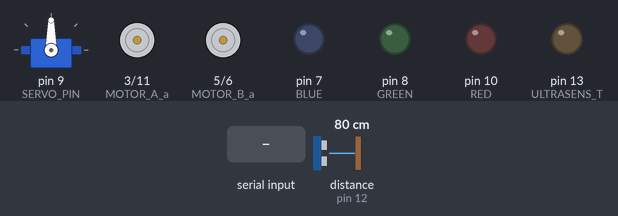
A sketch run on a simulated Arduino Uno, built with avr-gcc and run on an emulated ATmega328P. On the bench: servo, motor-driver pin pairs drawn as motors (green arrow = first pin HIGH = forward, orange = second pin HIGH = backward, longer = more drive), output pins drawn as LEDs (lit = HIGH). The test bench sets the inputs (shaded band); at power-on: distance to the obstacle (sensor on pin 12) 80 cm. The echo pulse lasts 58.3 µs per cm; what the sketch prints to the serial monitor is not drawn.

Above: at 2.2 s.
2.3 s: "y" received over Serial
At 3.5 s:
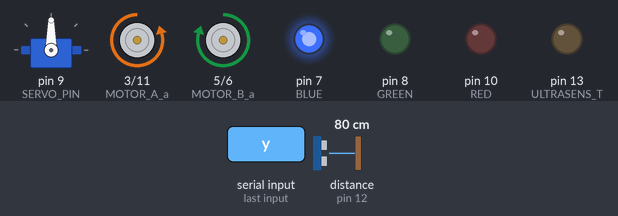
3.8 s: distance to the obstacle (sensor on pin 12) set to 33 cm
At 5.0 s:
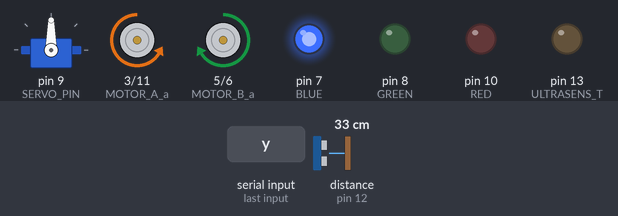
5.3 s: distance to the obstacle (sensor on pin 12) set to 27 cm
At 6.6 s:
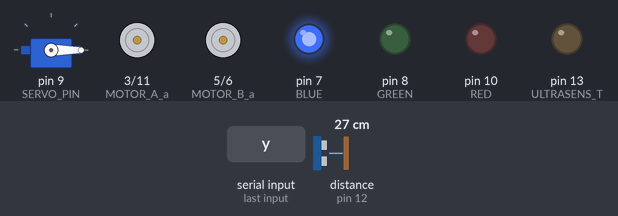
8.3 s: "m" received over Serial
At 9.8 s:
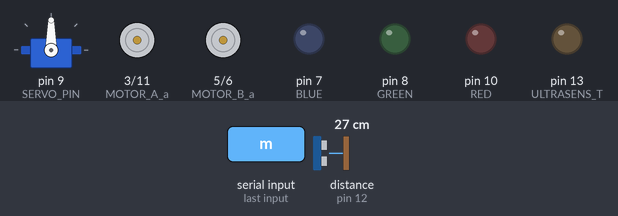
10.1 s: "w" received over Serial
At 10.7 s:
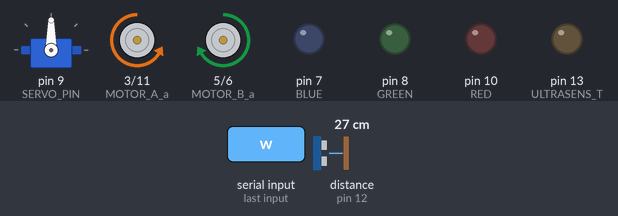
11.6 s: "l" received over Serial
At 13.0 s:
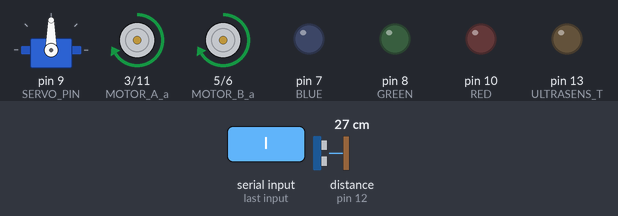
Timing chart, 0 to 14.1 s (numbered marks = the images above; inputs shaded):
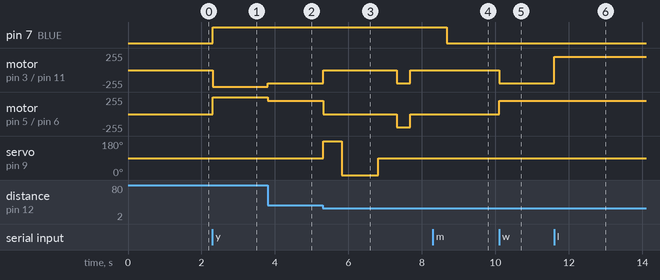

The sketch:

totalWall_E.ino
```cpp
#include <Servo.h>     //서보모터 제어함수용 헤더

#define MOTOR_A_a 3     //모터A의 +출력핀은 3번핀입니다
#define MOTOR_A_b 11    //모터A의 -출력핀은 11번핀입니다
#define MOTOR_B_a 5     //모터B의 +출력핀은 5번핀입니다
#define MOTOR_B_b 6     //모터B의 -출력핀은 6번핀입니다
#define MOTOR_SPEED 200 //모터의 기준속력입니다(0~255) 기준속력 변경시 제자리 회전 시간 변경이 필요합니다.
#define ULTRASENS_T 13  //초음파센서 트리거 출력핀은 13번핀입니다.
#define ULTRASENS_E 12  //초음파센서 에코 입력핀은 12번핀입니다.
#define SERVO_PIN 9     //서보모터 제어용 출력핀은 9번핀 입니다.
#define TURN90  360     //제자리 90도 회전 Delay

//////led 부분
#define RED 10
#define GREEN 8
#define BLUE 7

/////

Servo servo;           //서보 제어용 변수 선언

unsigned char m_a_spd = 0, m_b_spd = 0; //모터의 속력을 저장하는 전역변수
boolean m_a_dir = 0, m_b_dir = 0; //모터의 방향을 결정하는 전역변수

//////////////////////////////
int select = 0;
int auto_drive = 0;
char cmd = 0;
//////////////////////////////
void setup()
{
  //모터 제어 핀들을 출력으로 설정합니다.
  pinMode(MOTOR_A_a, OUTPUT);
  pinMode(MOTOR_A_b, OUTPUT);
  pinMode(MOTOR_B_a, OUTPUT);
  pinMode(MOTOR_B_b, OUTPUT);

  servo.attach(SERVO_PIN);      //서보 제어핀 선언

  pinMode(ULTRASENS_T, OUTPUT);   //초음파센서 트리거핀을 출력모드로 설정합니다.
  pinMode(ULTRASENS_E, INPUT);    //초음파센서 에코핀을 입력모드로 설정합니다.
  digitalWrite(ULTRASENS_T, LOW); //초음파센서 트리거핀 LOW로 초기화

  servo_drive(90);              //서보모터 초기 각도를 90도로 설정합니다.

  Serial.begin(9600); //시리얼 통신 초기화
  Serial.println("Hello!"); //터미널 작동 확인용 문자열

  /////////////////led부분
  pinMode(RED, OUTPUT);
  pinMode(GREEN, OUTPUT);
  pinMode(BLUE, OUTPUT);
  //자동운전은 파란색
  //수동운전은 off상태였다가 플래시 버튼 누르면 하얀색 빛이 나오게.


  ////////////////led 부분

  delay(1000);        //1초간 작동대기
}

void loop()
{


  unsigned char bt_cmd = 0;   //명령어 저장용 문자형 변수
  //Serial.println("start");
  if (Serial.available())   //데이터가 입력되었을 때
  {
    bt_cmd = Serial.read(); //변수에 입력된 데이터 저장
    cmd = bt_cmd;
    if (cmd == 'y')
    {
      Serial.println("자동주행진입");
      select = 20; //자동주행 진입용
      digitalWrite(RED, 0);
      digitalWrite(BLUE, 1);
      digitalWrite(GREEN, 0);
    }
    else if (cmd == 'm')
    {
      Serial.println("수동주행진입");
      m_a_dir = 0;  //모터A 정방향
      m_b_dir = 0;  //모터B 정방향
      m_a_spd = 0;  //모터A의 정지
      m_b_spd = 0;  //모터B의 정지

      select = 30; //메뉴얼 진입용.
      digitalWrite(RED, 0);
      digitalWrite(BLUE, 0);
      digitalWrite(GREEN, 0);
    }
    // Serial.write(bt_cmd);
    // Serial.println(cmd);
  }
  compare();//입력된 데이터에 따라 모터에 입력될 변수를 조정하는 함수
  motor_drive();  //모터를 구동하는 함수
}

void compare() {
  if (select == 20) {
    dodgewall_val();

  }
  else if (select == 30) {
    rc_ctrl_val(cmd);
  }
}

void dodgewall_val() //입력된 데이터에 따라 모터에 입력될 변수를 조정하는 함수
{
  long distance = 0, distance_r = 0, distance_l = 0; //전방, 좌/우의 거리 변수 선언
  distance = howclose();  //전방 거리측정
  if (distance > 60)      //전방 거리가 60cm 초과일때 빠르게 전진
  {
    m_a_dir = 0;  //모터A 정방향
    m_b_dir = 0;  //모터B 정방향
    m_a_spd = constrain(MOTOR_SPEED + 50, 0, 255); //모터A의 속력값 빠르게 조정
    m_b_spd = constrain(MOTOR_SPEED + 50, 0, 255); //모터B의 속력값 빠르게 조정
  }
  else if (distance > 30) //전방 거리가 30cm 초과일때 보통 속도로 전진
  {
    m_a_dir = 0;  //모터A 정방향
    m_b_dir = 0;  //모터B 정방향
    m_a_spd = MOTOR_SPEED;  //모터A의 속력값 조정
    m_b_spd = MOTOR_SPEED;  //모터B의 속력값 조정
  }
  else  //전방 거리가 30cm 이하일때 장애물 회피
  {
    m_a_dir = 0;      //모터A 정방향
    m_b_dir = 0;      //모터B 정방향
    m_a_spd = 0;      //모터A 정지
    m_b_spd = 0;      //모터B 정지
    motor_drive();    //모터 정지상태 반영
    servo_drive(180); //서보모터를 왼쪽으로 회전
    delay(500);       //서보 회전시간 대기
    distance_l = howclose();  //왼쪽 거리측정
    servo_drive(0);   //서보모터를 오른쪽으로 회전
    delay(1000);      //서보 회전시간 대기
    distance_r = howclose();  //오른쪽 거리측정
    servo_drive(90);  //서보모터를 전방으로 회전
    delay(500);       //서보 회전시간 대기
    if (distance_r < 20 && distance_l < 20) //좌우 거리가 20cm미만일 경우 우회전으로 뒤로 돌기
    {
      m_a_dir = 0;    //모터A 정방향
      m_b_dir = 1;    //모터B 역방향
      m_a_spd = MOTOR_SPEED;  //모터A의 속력값 조정
      m_b_spd = MOTOR_SPEED;  //모터B의 속력값 조정
      motor_drive();    //모터 회전상태 반영
      delay(TURN90 * 2); //뒤로 도는 시간
    }
    else if (distance_r >= distance_l) //오른쪽 거리가 왼쪽 거리 이상일 때 우회전
    {
      m_a_dir = 0;    //모터A 정방향
      m_b_dir = 1;    //모터B 역방향
      m_a_spd = MOTOR_SPEED;  //모터A의 속력값 조정
      m_b_spd = MOTOR_SPEED;  //모터B의 속력값 조정
      motor_drive();  //모터 회전상태 반영
      delay(TURN90);  //90도 우회전 시간
    }
    else  //왼쪽 거리가 오른쪽 거리 초과일 때 좌회전
    {
      m_a_dir = 1;  //모터A 역방향
      m_b_dir = 0;  //모터B 정방향
      m_a_spd = MOTOR_SPEED;  //모터A의 속력값 조정
      m_b_spd = MOTOR_SPEED;  //모터B의 속력값 조정
      motor_drive();  //모터 회전상태 반영
      delay(TURN90);  //90도 좌회전 시간
    }
    m_a_dir = 0;    //모터A 역방향
    m_b_dir = 0;    //모터B 정방향
    m_a_spd = 0;    //모터A의 속력값 조정
    m_b_spd = 0;    //모터B의 속력값 조정
    motor_drive();  //모터 정지상태 반영
    delay(1000);    //정지 상태로 잠시 대기
  }
}
void led_move(void) {
  digitalWrite(RED, 0);
  digitalWrite(BLUE, 0);
  digitalWrite(GREEN, 1);
}
void led_off(void) {
  digitalWrite(RED, 0);
  digitalWrite(BLUE, 0);
  digitalWrite(GREEN, 0);
}
int count = 0;
void rc_ctrl_val(unsigned char cmd) //입력된 데이터에 따라 모터에 입력될 변수를 조정하는 함수
{
  boolean onoff = true;
  if (cmd == 'w') //'w'가 입력되었을 때, 전진
  {
    m_a_dir = 0;  //모터A 정방향
    m_b_dir = 0;  //모터B 정방향
    m_a_spd = MOTOR_SPEED;  //모터A의 속력값 조정
    m_b_spd = MOTOR_SPEED;  //모터B의 속력값 조정
  }
  else if (cmd == 'l') //'a'가 입력되었을 때, 제자리 좌회전
  {
    m_a_dir = 1;  //모터A 역방향
    m_b_dir = 0;  //모터B 정방향
    m_a_spd = MOTOR_SPEED;  //모터A의 속력값 조정
    m_b_spd = MOTOR_SPEED;  //모터B의 속력값 조정
  }
  else if (cmd == 'r') //'d'가 입력되었을 때, 제자리 우회전
  {
    m_a_dir = 0;  //모터A 정방향
    m_b_dir = 1;  //모터B 역방향
    m_a_spd = MOTOR_SPEED;  //모터A의 속력값 조정
    m_b_spd = MOTOR_SPEED;  //모터B의 속력값 조정
  }
  else if (cmd == 'b') //'s'가 입력되었을 때, 후진
  {
    m_a_dir = 1;  //모터A 역방향
    m_b_dir = 1;  //모터B 역방향
    m_a_spd = MOTOR_SPEED;  //모터A의 속력값 조정
    m_b_spd = MOTOR_SPEED;  //모터B의 속력값 조정
  }
  else if (cmd == 'x')
  {
    //Serial.println("stop");
    m_a_dir = 0;  //모터A 정방향
    m_b_dir = 0;  //모터B 정방향
    m_a_spd = 0;  //모터A의 정지
    m_b_spd = 0;  //모터B의 정지
  }
  else if (cmd == 'f')
  {
    Serial.println("f 접근 - "+count);
    if (Serial.available()) {
      if (onoff == true) {
        count++;
        onoff = false;
        Serial.println("접근");
        if (count == 1) {
          led_move();
          Serial.println("켜짐");
        }
        else if (count == 2) {
          led_off();
          count = 0;
          Serial.println("꺼짐");
        }
      }
    }
    else if (onoff == false) {
      onoff = true;
      Serial.println("손땜.");
    }
  }
  else {
    // Serial.println("몬들어감");
  }
}

long howclose() //초음파 센서 거리측정 함수
{
  long duration = 0, distance = 0;  //echo펄스 도달시간 변수와 거리 변수 선언
  digitalWrite(ULTRASENS_T, HIGH);  //Trig 핀 HIGH로 변경하여 신호 발생
  delayMicroseconds(10);            //10us 유지
  digitalWrite(ULTRASENS_T, LOW);   //Trig 핀 LOW로 초기화
  duration = pulseIn(ULTRASENS_E, HIGH);  //pulseIn함수가 호출되고 펄스가 입력될 때까지의 시간. us단위로 값을 리턴.
  distance = duration / 29 / 2;     //센치미터로 환산
  Serial.print(distance);          //시리얼모니터에 거리값 출력
  Serial.print("cm");              //단위 출력
  Serial.println();                //줄바꿈
  return distance;                  //측정 거리값 리턴
}


void motor_drive()  //모터를 구동하는 함수
{
  if (m_a_dir == 0)
  {
    digitalWrite(MOTOR_A_a, LOW);     //모터A+ LOW
    analogWrite(MOTOR_A_b, m_a_spd);  //모터A-의 속력을 PWM 출력
  }
  else
  {
    analogWrite(MOTOR_A_a, m_a_spd);  //모터A+의 속력을 PWM 출력
    digitalWrite(MOTOR_A_b, LOW);     //모터A- LOW
  }
  if (m_b_dir == 1)
  {
    digitalWrite(MOTOR_B_a, LOW);     //모터B+ LOW
    analogWrite(MOTOR_B_b, m_b_spd);  //모터B-의 속력을 PWM 출력
  }
  else
  {
    analogWrite(MOTOR_B_a, m_b_spd);  //모터B+의 속력을 PWM 출력
    digitalWrite(MOTOR_B_b, LOW);     //모터B- LOW
  }
}

void servo_drive(unsigned char deg) //서보모터를 구동하는 함수
{
  deg = constrain(deg, 0, 180); //구동범위를 0도에서 180도로 제한
  servo.write(deg);             //제한된 범위로 서보모터 구동
}
```

Measured:
- the behaviour switches between 31 and 30 cm on distance to the obstacle (sensor on pin 12) (found by bisection; images 2 and 3)
- after the input at 2.3 s, pin 7 (BLUE): LOW → HIGH at once; motor on pin 3 (MOTOR_A_a) / pin 11 (MOTOR_A_b): stopped → backward 250/255 at once; motor on pin 5 (MOTOR_B_a) / pin 6 (MOTOR_B_b): stopped → forward 250/255 at once
- after the input at 3.8 s, motor on pin 3 (MOTOR_A_a) / pin 11 (MOTOR_A_b): backward 250/255 → backward 200/255 at once; motor on pin 5 (MOTOR_B_a) / pin 6 (MOTOR_B_b): forward 250/255 → forward 200/255 at once
- after the input at 5.3 s, motor on pin 3 (MOTOR_A_a) / pin 11 (MOTOR_A_b): backward 200/255 → stopped at once, → backward 200/255 2.0 s later, → stopped 0.36 s later; motor on pin 5 (MOTOR_B_a) / pin 6 (MOTOR_B_b): forward 200/255 → stopped at once, → backward 200/255 2.0 s later, → stopped 0.36 s later
- after the input at 8.3 s, pin 7 (BLUE): HIGH → LOW after 0.38 s; servo on pin 9 (SERVO_PIN): stays 90° (without the input it goes to 180° after 0.38 s)
- after the input at 10.1 s, motor on pin 3 (MOTOR_A_a) / pin 11 (MOTOR_A_b): stopped → backward 200/255 at once; motor on pin 5 (MOTOR_B_a) / pin 6 (MOTOR_B_b): stopped → forward 200/255 at once
- after the input at 11.6 s, motor on pin 3 (MOTOR_A_a) / pin 11 (MOTOR_A_b): backward 200/255 → forward 200/255 at once
